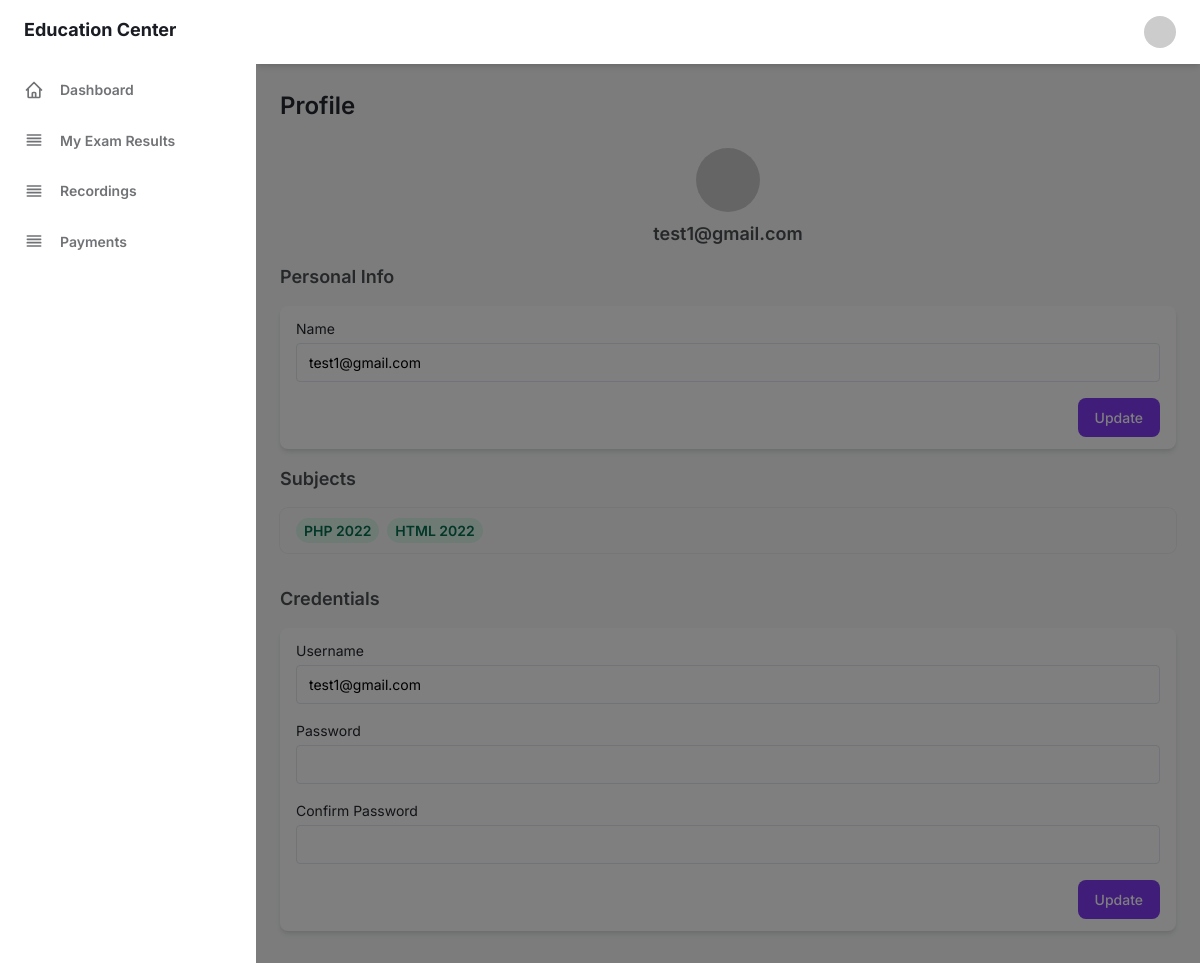
The page /profile.php (signed in) on the database its author committed.
### tables this page shows
CREATE TABLE `student_subjects` (
  `idstudent_subjects` int(11) NOT NULL AUTO_INCREMENT,
  `idstudent` int(11) DEFAULT NULL,
  `idsubject` int(11) DEFAULT NULL,
  PRIMARY KEY (`idstudent_subjects`),
  KEY `fk_student_subjects_idstudent1_idx` (`idstudent`),
  KEY `fk_student_subjects_idsubject1_idx` (`idsubject`),
  CONSTRAINT `fk_student_subjects_idstudent1_idx` FOREIGN KEY (`idstudent`) REFERENCES `student` (`idstudent`),
  CONSTRAINT `fk_student_subjects_idsubject1_idx` FOREIGN KEY (`idsubject`) REFERENCES `subject` (`idsubject`)
);

CREATE TABLE `subject` (
  `idsubject` int(11) NOT NULL AUTO_INCREMENT,
  `subjectname` varchar(60) DEFAULT NULL,
  `status` varchar(20) DEFAULT NULL,
  PRIMARY KEY (`idsubject`)
);

### profile.php (the view, shortened to what this page needs)
<!DOCTYPE html>
<?php
include './configs/PDBC.php';
?>
<html :class="{ 'theme-dark': dark }" x-data="data()" lang="en">
    <head>
        <link rel="stylesheet" href="assets/css/tailwind.output.css" />
        <link href="assets/css/switch.css" rel="stylesheet" type="text/css"/>
    </head>
    <body>
        <div class="flex h-screen bg-gray-50 dark:bg-gray-900" :class="{ 'overflow-hidden': isSideMenuOpen }">
        <?php
        include './pages/pagesidebar.php';
        ?>
             <div class="flex flex-col flex-1 w-full">
                     <?php include './pages/pageheader.php'; ?>
                <main class="h-full overflow-y-auto">
                    <div class="container px-6 mx-auto grid">
                        <h2 class="my-6 text-2xl font-semibold text-gray-700 dark:text-gray-200"> Profile </h2>
                        <div class="w-full mb-4 overflow-hidden text-center">
                            <div class="rounded-full">
                                <img class="rounded-full" src="https://ui-avatars.com/api/?name=<?php echo $user['name']; ?>&amp;background=random" alt="" loading="lazy" style="width:64px;height:64px;margin:0 auto;">
                                <h4 class="mt-2 text-lg font-semibold text-gray-600 dark:text-gray-300"><?php echo $user['name']; ?></h4>
                            </div>
                        </div>
                        <form action="actions/update_user_info.php" method="POST">
                            <h4 class="mb-4 text-lg font-semibold text-gray-600 dark:text-gray-300"> Personal Info </h4>
                            <div class="px-4 py-3 bg-white rounded-lg shadow-md dark:bg-gray-800">
                                <label class="block text-sm">
                                    <span class="text-gray-700 dark:text-gray-400">Name</span>
                                    <input name="name" value="<?php echo $user['name']; ?>" class="block w-full mt-1 text-sm dark:border-gray-600 dark:bg-gray-700 focus:border-purple-400 focus:outline-none focus:shadow-outline-purple dark:text-gray-300 dark:focus:shadow-outline-gray form-input"/>
                                </label>
                                <label class="block mt-4 text-sm" style="text-align:right;">
                                    <button type="submit" class="px-4 py-2 text-sm font-medium text-white transition-colors duration-150 bg-purple-600 border border-transparent rounded-lg active:bg-purple-600 hover:bg-purple-700 focus:outline-none focus:shadow-outline-purple">Update</button>
                                </label>
                            </div>
                        </form>
                        <?php
                        if ($user['type'] == 'student') {
                            ?>
                            <h4 class="mb-4 mt-4 text-lg font-semibold text-gray-600 dark:text-gray-300"> Subjects </h4>
                            <div class="w-full overflow-hidden rounded-lg shadow-xs">
                                <div class="w-full overflow-x-auto">
                                    <table class="w-full whitespace-no-wrap">
                                        <td class="px-4 py-3 text-sm">
                                            <?php
                                            $query1 = "SELECT * FROM `student_subjects` INNER JOIN `subject` ON (`student_subjects`.`idsubject` = `subject`.`idsubject`) WHERE idstudent='1'";
                                            $result1 = mysqli_query($con, $query1) or die();
                                            while ($row1 = mysqli_fetch_array($result1)) {
                                                ?>
                                                <span class="px-2 py-1 font-semibold leading-tight text-green-700 bg-green-100 rounded-full dark:bg-green-700 dark:text-green-100"><?php echo $row1['subjectname']; ?></span>&nbsp;
                                                <?php
                                            }
                                            ?>
                                        </td>
                                    </table>
                                </div>
                            </div>
                            <?php
                        }
                        ?>
                        <form action="actions/update_user_credentials.php" method="POST">
                            <h4 class="mb-4 mt-8 text-lg font-semibold text-gray-600 dark:text-gray-300"> Credentials </h4>
                            <div class="mb-8 px-4 py-3 bg-white rounded-lg shadow-md dark:bg-gray-800">
                                <label class="block text-sm">
                                    <span class="text-gray-700 dark:text-gray-400">Username</span>
                                    <input type="text" value="<?php echo $user['email']; ?>" class="block w-full mt-1 text-sm dark:border-gray-600 dark:bg-gray-700 focus:border-purple-400 focus:outline-none focus:shadow-outline-purple dark:text-gray-300 dark:focus:shadow-outline-gray form-input" required disabled/>
                                </label>
                                <label class="block mt-4 text-sm">
                                    <span class="text-gray-700 dark:text-gray-400">Password</span>
                                    <input name="password" type="password" class="block w-full mt-1 text-sm dark:border-gray-600 dark:bg-gray-700 focus:border-purple-400 focus:outline-none focus:shadow-outline-purple dark:text-gray-300 dark:focus:shadow-outline-gray form-input" required/>
                                </label>
                                <label class="block mt-4 text-sm">
                                    <span class="text-gray-700 dark:text-gray-400">Confirm Password</span>
                                    <input name="confirm" type="password" class="block w-full mt-1 text-sm dark:border-gray-600 dark:bg-gray-700 focus:border-purple-400 focus:outline-none focus:shadow-outline-purple dark:text-gray-300 dark:focus:shadow-outline-gray form-input" required/>
                                </label>
                                <label class="block mt-4 text-sm" style="text-align:right;">
                                    <button type="submit" class="px-4 py-2 text-sm font-medium text-white transition-colors duration-150 bg-purple-600 border border-transparent rounded-lg active:bg-purple-600 hover:bg-purple-700 focus:outline-none focus:shadow-outline-purple">Update</button>
                                </label>
                            </div>
                        </form>
                    </div>
                </main>
            </div>
        </div>
    </body>
</html>

### rows shown on the page
student_subjects: idsubject.subjectname "PHP 2022"
student_subjects: idsubject.subjectname "HTML 2022"

### other values the page prints
$user['name'] "test1@gmail.com"
